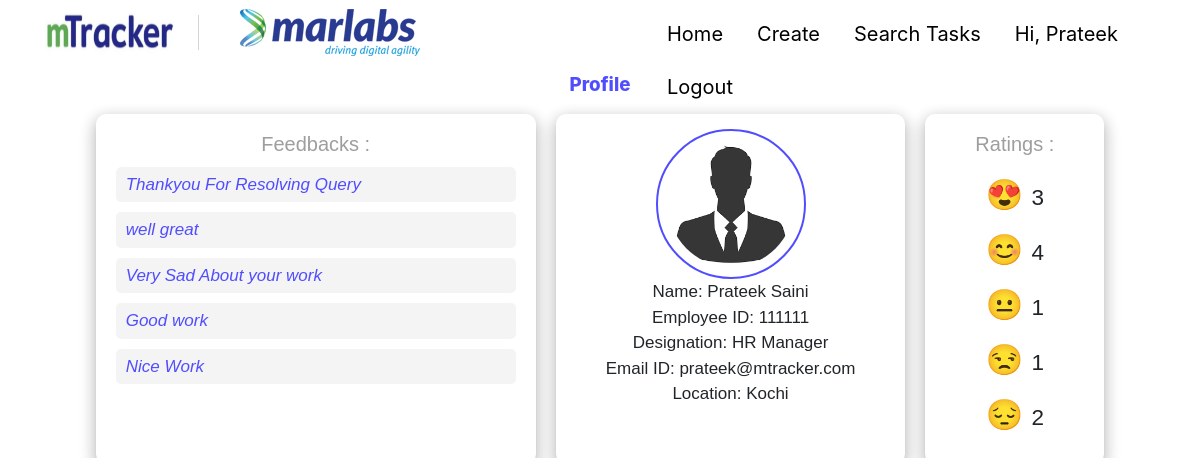
/hr-profile/ (signed in), run on an earlier commit of the app's database.
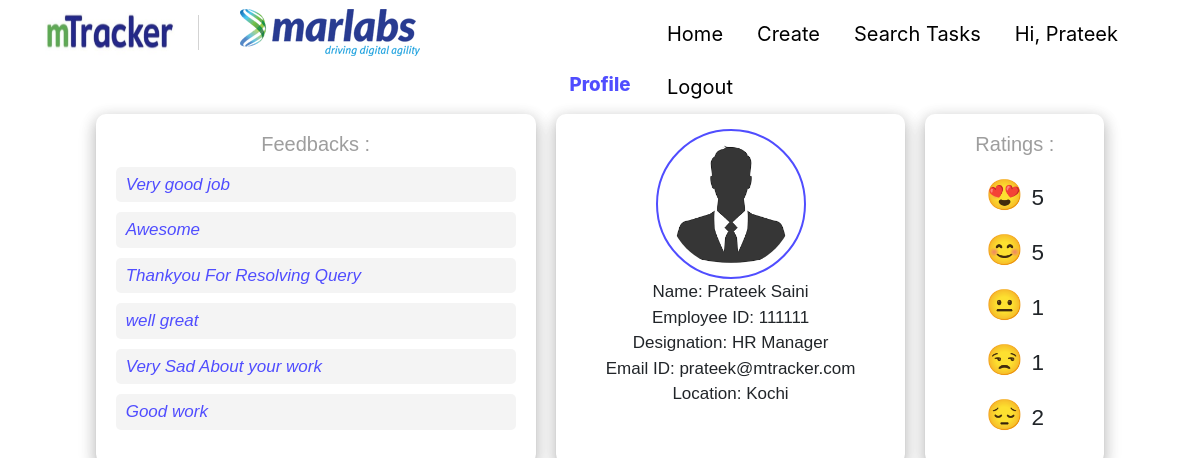
And on a later commit of the database.
### accounts/models.py (models this page shows)
class User(AbstractUser):
    username = None
    first_name = models.CharField(max_length=20)
    last_name = models.CharField(max_length=20)
    email = models.EmailField(max_length=30, unique=True)
    empid = models.CharField(max_length=8)
    designation = models.CharField(max_length=20)
    location = models.CharField(max_length=20)
    objects = UserManager()
    USERNAME_FIELD = 'email'
    REQUIRED_FIELDS = []

### feedback/models.py (models this page shows)
class Feedback(models.Model):
    rating = models.CharField(max_length=5)
    feedback = models.CharField(max_length=500, blank=True, null=True)

### mtracker/views.py (the view)
# urls.py: path('hr-profile/', views.profileData, name='profile'),
@login_required(login_url="/login")
def profileData(request):
    totaltask = TaskData.objects.all().count()
    completedtask = TaskData.objects.filter(taskstatus='Completed').count()
    pendingtask = TaskData.objects.filter(taskstatus='Pending').count()
    excellent = Feedback.objects.filter(rating='4').count()
    good = Feedback.objects.filter(rating='3').count()
    average = Feedback.objects.filter(rating='2').count()
    sad = Feedback.objects.filter(rating='1').count()
    very_sad = Feedback.objects.filter(rating='0').count()
    allData = Feedback.objects.all().order_by('-id')
    context = {
        "totaltask":totaltask,
        "completedtask":completedtask,
        "pendingtask":pendingtask,
        'excellent':excellent,
        'good':good,
        'average':average,
        'sad':sad,
        'very_sad':very_sad,
        'allData': allData
    }
    return render(request, "hr-profile.html", context=context)

### templates/hr-profile.html (shortened to what this page needs)
{% extends "base.html" %}
{% block body %}
<div>
    <center>
        <h5 class="profile-title">Profile</h5>
        <div class="profile-container">
            <div>
                <center>
                    <div class="feedback-message-card feedbacks z-depth-3">
                        <label for="fedd" style="font-size: 20px;">Feedbacks : </label>
                        <ul id="fedd">
                            {% for data in allData %}
                            {% if data.feedback|length > 0 %}
                            <li>{{data.feedback}}</li>
                            {% endif %}
                            {% endfor %}
                        </ul>
                    </div>
                </center>
            </div>
            <div>
                <center>
                    <div class="profile-details-card z-depth-3">
                        <div class="profile-img" id="profile-img">
                            <img src="/static/img/profile.png">
                        </div>
                        <ul>
                            <li>Name: <span>{{user.first_name}} {{user.last_name}}</span></li>
                            <li>Employee ID: <span>{{request.user.empid}}</span></li>
                            <li>Designation: <span>{{user.designation}}</span></li>
                            <li>Email ID: <span>{{user.email}}</span></li>
                            <li>Location: <span>{{user.location}}</span></li>
                        </ul>
                    </div>
                    <br>
                </center>
            </div>
            <div>
                <center>
                    <div class="profile-details-card ratings z-depth-3">
                        <label for="rat" style="font-size: 20px;">Ratings : </label>
                        <ul id="rat">
                            <li>&#128525; <span>{{excellent}}</span></li>
                            <li>&#128522; <span>{{good}}</span></li>
                            <li>&#128528; <span>{{average}}</span></li>
                            <li>&#128530; <span>{{sad}}</span></li>
                            <li>&#128532; <span>{{very_sad}}</span></li>
                        </ul>
                    </div>
                </center>
                <br>
            </div>
        </div>
    </center>
</div>
{% endblock %}

### templates/base.html (shortened to what this page needs)
<!DOCTYPE html>
<html lang="en">
<head>
    <link rel="stylesheet" href="https://cdnjs.cloudflare.com/ajax/libs/materialize/1.0.0/css/materialize.min.css">
    <link href="https://cdn.jsdelivr.net/npm/bootstrap@5.1.3/dist/css/bootstrap.min.css" rel="stylesheet">
    <link rel="stylesheet" type="text/css" href="https://stackpath.bootstrapcdn.com/bootstrap/4.3.1/css/bootstrap.min.css">
    <link rel="stylesheet" type="text/css" href="https://codepen.io/skjha5993/pen/bXqWpR.css">
    <link rel="stylesheet" href="/static/css/create-task_style.css">
    <link rel="stylesheet" href="/static/css/update-task_style.css">
    <link rel="stylesheet" href="/static/css/search-display-task_style.css">
    <link rel="stylesheet" href="/static/css/hr-profile_style.css">
    <link rel="stylesheet" href="/static/css/nav-bar_style.css">
    <link rel="stylesheet" href="/static/css/jquery.datetimepicker.css">
</head>
<body>
    <div class="navbar-fixed">
        <nav>
            <div class="nav-wrapper">
                <div class="nav" id="nav">
                    <a href="{% url 'home' %}" class="brand-logo" id="brandlogo"> <img src="/static/img/mtrackerlogo1.jpg"> </a>
                <div class="marlabs logo" id="marlabslogo">
                    <li>
                        <img src="/static/img/Marlabs logo.png">
                    </li>
                </div>
                <ul id="bordereff">
                    {% if user.is_authenticated %}
                    <li><a  href="{% url 'home' %}">Home</a></li>
                    <li><a  href="{% url 'create' %}">Create</a></li>
                    <li><a  href="{% url 'search'%}">Search Tasks</a></li>
                    <li><a  href="{% url 'profile'%}">Hi, {{request.user.first_name}}</a></li>
                    <li><a  href="{% url 'logout'%}">Logout</a></li>
                    {% else %}
                     <li>
                        {% comment %} <a href="{% url 'login'%}">Login</a> {% endcomment %}
                    </li>
                    {% endif %}
                </ul>
                </div>
            </div>
        </nav>
    </div>
    {% block body %}
    {% endblock %}
</body>
</html>

### static/css/create-task_style.css (style rules this page uses)
body { overflow-x: hidden; }

### static/css/update-task_style.css (style rules this page uses)
body { overflow-x: hidden; }

### static/css/hr-profile_style.css (style rules this page uses)
body { overflow-x: hidden; }
.profile-container { display: flex; flex-direction: row; font-size: 17px; margin-left: 20px; margin-right: 20px; align-items:flex-start; justify-content: center; font-family: 'Arial Narrow Bold', sans-serif; }
.profile-title { margin-top: 10px; font-weight: 800; color: #504DFF; }
.profile-img>img { height: 150px; width: 150px; border-radius: 50%; padding: 10px; border: 2px solid #504DFF; object-fit: cover; }
.feedback-message-card { height: 350px; padding: 15px 20px; border-radius: 10px; margin: 10px; }
.profile-details-card { height: 350px; padding: 15px 50px; border-radius: 10px; margin: 10px; }
#fedd { height: 270px; width: 100%; overflow-wrap: normal; overflow-y: scroll; scrollbar-width: none; -ms-overflow-style: none; border-radius: 5px; }
#fedd > li { text-align: left; font-style: italic; color: #504DFF; width: 400px; margin-bottom: 10px; padding: 5px 10px; border-radius: 5px; background-color: rgba(243, 243, 243, 0.918); }
.ratings { height: 350px; }
.ratings>ul>li { padding: 5px 0; font-size: 2rem; }
.ratings>ul>li>span { padding: 5px 0; font-size: 1.5rem; }

### static/css/nav-bar_style.css (style rules this page uses)
* { padding: 0; margin: 0; text-decoration: none; list-style: none; }
body { background-color:white; }
nav { background:white; height: 0px; width: 100%; text-decoration: none; }
nav ul { float:right; margin-right: 50px; margin-left: 650px; font-size: 20px; }
nav ul li { display: inline-block; line-height: 22px; margin: 0 2px; margin-top: 15px; }
nav ul li a { color:black; font-size: 20px; padding: 8px 15px; border-radius: 10px; font-weight: 400; }
#brandlogo img { position:absolute; left: 5%; top: 15%; width: 130px; height: 45px; margin-left: 45px; margin-top: 12px; }
#marlabslogo { position: absolute; left: 20%; top: 0; }
#nav { position: absolute; top: -25%; right: 0 ; left: 0; padding-bottom: 10px; background-color: white; height: 70px; }
.navbar-fixed { background: white !important; }
ul>li>a { color:black; padding: 8px 15px; border-radius: 10px; }

What changed in the data, as far as the page shows it:
no longer on this page (row unchanged): Feedback: feedback "Nice Work"
added Feedback: feedback "Very good job"
added Feedback: feedback "Awesome"
Also different on the page:
{{ excellent }}: "3" → "5"
{{ good }}: "4" → "5"
